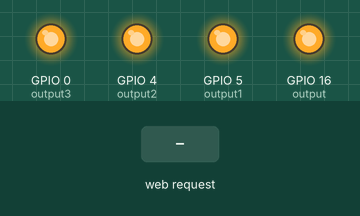
This sketch was run on a simulated ESP8266 (NodeMCU). On the bench: output pins drawn as LEDs (lit = HIGH). Inputs (shaded band) come from the test bench. WiFi joins after 1.5 s; servers stay silent unless stated; what the sketch prints to the serial monitor is not drawn.

Above: at 2.7 s.
2.8 s: HTTP request GET /on received
At 3.2 s:
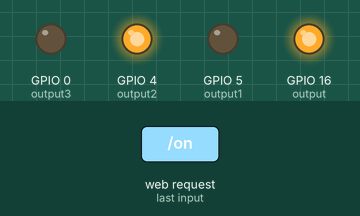
4.3 s: HTTP request GET /off received
At 5.5 s:
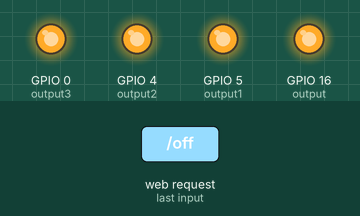
5.8 s: HTTP request GET /on1 received
At 6.7 s:
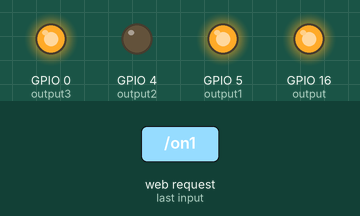
7.3 s: HTTP request GET /off1 received
At 7.9 s:
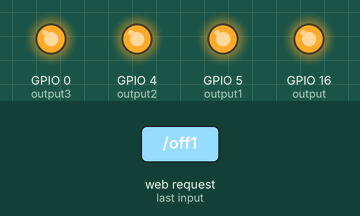
8.8 s: HTTP request GET /on2 received
At 10.2 s:
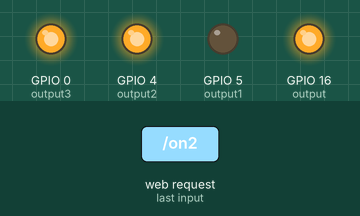
Timing chart, 0 to 11.3 s (numbered marks = the images above; inputs shaded):
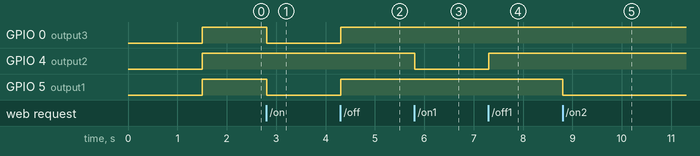

The sketch:

ESP_Joystick.ino
```cpp
// (licence header left out)
#ifdef ESP32
#include <WiFi.h>
#include <AsyncTCP.h>
#else
#include <ESP8266WiFi.h>
#include <ESPAsyncTCP.h>
#endif
#include <ESPAsyncWebServer.h>


// REPLACE WITH YOUR NETWORK CREDENTIALS
const char* ssid     = "HUAWEI-E473";
const char* password = "qpJqq97n";
const int output = 16;
const int output1 = 5;
const int output2 = 4;
const int output3 = 0;
// HTML web page
const char index_html[] PROGMEM = R"rawliteral(
<!DOCTYPE HTML><html>
  <head>
    <title>WEB Server Joystik</title>
    <meta name="viewport" content="width=device-width, initial-scale=1">
    <style>
    button{
    border: none;
    padding: 13px 17px;
    border-radius: 10px;
   font-family:&#39;Muli&#39;, sans-serif;
    color: white;
    display: inline-block;
    cursor: pointer;
    text-decoration: none;
    }
    .warna{background-color: #498CFB;}
    .warna1{background-color: #FF2867;}
    .warna2{background-color: #28BF7B;}
    .warna3{background-color: #FF2047;}
    .warna4{background-color: #E58F16;}
    button:hover{
      background-color: #333;
      }
      h1{color: aqua;}
      </style>
      </head>
      <body>
      <h1>WEB Server Joystik</h1>
      <button class="warna" onmousedown="toggleCheckbox('on');" ontouchstart="toggleCheckbox('on');" onmouseup="toggleCheckbox('off');" ontouchend="toggleCheckbox('off');">.Atas.</button></br></br>
   <button class="warna1" onmousedown="toggleCheckbox('on1');" ontouchstart="toggleCheckbox('on1');" onmouseup="toggleCheckbox('off1');" ontouchend="toggleCheckbox('off1');">.Kiri......</button>
   <button class="warna2" onmousedown="toggleCheckbox('on2');" ontouchstart="toggleCheckbox('on2');" onmouseup="toggleCheckbox('off2');" ontouchend="toggleCheckbox('off2');">.Kanan. </button></br></br>
   <button class="warna3" onmousedown="toggleCheckbox('on3');" ontouchstart="toggleCheckbox('on3');" onmouseup="toggleCheckbox('off3');" ontouchend="toggleCheckbox('off3');">.Bawah. </button></br>

   <script>
   function toggleCheckbox(x) {
     var xhr = new XMLHttpRequest();
     xhr.open("GET", "/" + x, true);
     xhr.send();
   }
  </script>

  </body>
</html>)rawliteral";
int a,b,c,d;
void notFound(AsyncWebServerRequest *request) {
  request->send(404, "text/plain", "Not found");
}

AsyncWebServer server(80);

void setup() {
  Serial.begin(115200);
  WiFi.mode(WIFI_STA);
  WiFi.begin(ssid, password);
  if (WiFi.waitForConnectResult() != WL_CONNECTED) {
    Serial.println("WiFi Failed!");
    return;
  }
  Serial.println();
  Serial.print("ESP IP Address: http://");
  Serial.println(WiFi.localIP());

  pinMode(output, OUTPUT);
  digitalWrite(output, 1);
  pinMode(output1, OUTPUT);
  digitalWrite(output1, 1);
  pinMode(output2, OUTPUT);
  digitalWrite(output2, 1);
  pinMode(output3, OUTPUT);
  digitalWrite(output3, 1);
  // Send web page to client
 server.on("/", HTTP_GET, [](AsyncWebServerRequest *request){
    request->send_P(200, "text/html", index_html);
  });

    // Receive an HTTP GET request
  server.on("/on", HTTP_GET, [] (AsyncWebServerRequest * request) {
  a= 1;

    request->send(200, "text/plain", "ok");
  });
  // Receive an HTTP GET request
  server.on("/off", HTTP_GET, [] (AsyncWebServerRequest * request) {
  a= 0;
    request->send(200, "text/plain", "ok");
  });

server.on("/on1", HTTP_GET, [] (AsyncWebServerRequest * request) {

  b=1;
    request->send(200, "text/plain", "ok");
  });

  // Receive an HTTP GET request
  server.on("/off1", HTTP_GET, [] (AsyncWebServerRequest * request) {
   b=0;
   request->send(200, "text/plain", "ok");
  });

server.on("/on2", HTTP_GET, [] (AsyncWebServerRequest * request) {
   c=1;

    request->send(200, "text/plain", "ok");
  });

  // Receive an HTTP GET request
  server.on("/off2", HTTP_GET, [] (AsyncWebServerRequest * request) {
  c=0;
  request->send(200, "text/plain", "ok");
  });

  server.on("/on3", HTTP_GET, [] (AsyncWebServerRequest * request) {
  d=1;

  request->send(200, "text/plain", "ok");
  });

  // Receive an HTTP GET request
  server.on("/off3", HTTP_GET, [] (AsyncWebServerRequest * request) {
   d=0;
    request->send(200, "text/plain", "ok");
  });


  server.onNotFound(notFound);
  server.begin();
}

void loop() {
if(a==1){
  digitalWrite(output,1);
   digitalWrite(output1,0);
   digitalWrite(output2,1);
   digitalWrite(output3,0);
  }
 else  if(a==0 && b == 0&&c==0 && d==0){
  digitalWrite(output,1);
   digitalWrite(output1,1);
   digitalWrite(output2,1);
   digitalWrite(output3,1);
  }
 else  if(b==1){
  digitalWrite(output,1);
   digitalWrite(output1,1);
   digitalWrite(output2,0);
   digitalWrite(output3,1);
  }
 else if(c==1){
  digitalWrite(output,1);
   digitalWrite(output1,0);
   digitalWrite(output2,1);
   digitalWrite(output3,1);
  }
  else if (d==1){
    digitalWrite(output,0);
   digitalWrite(output1,1);
   digitalWrite(output2,0);
   digitalWrite(output3,1);
  }


}
```

Measured:
- after the input at 2.8 s, GPIO 0 (output3), GPIO 5 (output1): HIGH → LOW at once
- after the input at 4.3 s, GPIO 0 (output3), GPIO 5 (output1): LOW → HIGH at once
- after the input at 5.8 s, GPIO 4 (output2): HIGH → LOW at once
- after the input at 7.3 s, GPIO 4 (output2): LOW → HIGH at once
- after the input at 8.8 s, GPIO 5 (output1): HIGH → LOW at once
